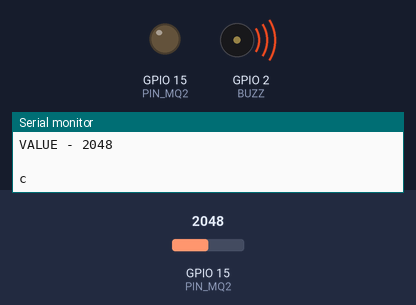
A sketch run on a simulated ESP32. On the bench: output pins drawn as LEDs (lit = HIGH), buzzer (waves = sounding, pin HIGH), the last lines printed to the serial monitor. The test bench sets the inputs (shaded band); at power-on: GPIO 15 (PIN_MQ2) = 2048.

Above: at 2.8 s.
2.9 s: GPIO 15 (PIN_MQ2) set to 2242
6.4 s: GPIO 15 (PIN_MQ2) set to 2346
At 7.9 s:
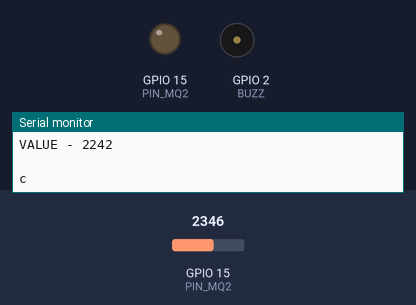
10.0 s: GPIO 15 (PIN_MQ2) set to 2260
At 11.1 s:
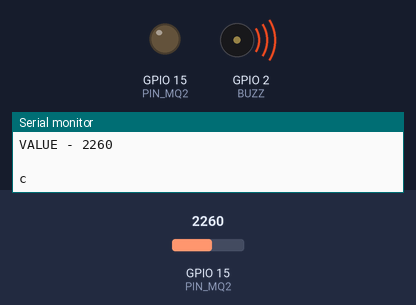
16.0 s: GPIO 15 (PIN_MQ2) set to 2340
At 16.7 s:
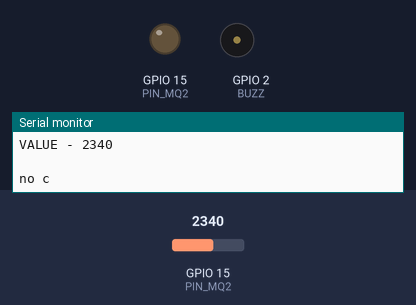
Timing chart, 0 to 19.0 s (numbered marks = the images above; inputs shaded):
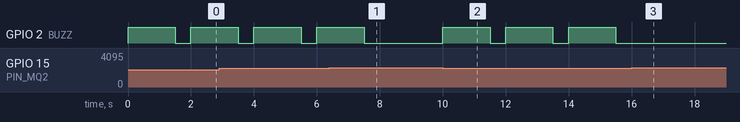

The sketch:

esp32_smoke.ino
```cpp
#define PIN_MQ2 15
#define BUZZ 2

int value;

void setup() {
  Serial.begin(9600);
  pinMode(PIN_MQ2, OUTPUT);
  pinMode(BUZZ, OUTPUT);
}

void loop() {
  // записываем полученные данные с датчика
  value = analogRead(PIN_MQ2);

  // выводим информацию на монитор порта
  Serial.println("VALUE - " + String(value));
  Serial.println(" ");

  // включаем светодиод при превышении определенного значения
  if (value < 2300) {
    Serial.println('c');
    digitalWrite(BUZZ, HIGH);
    delay(1500);
    digitalWrite(BUZZ, LOW);
  } else {
    Serial.println("no c");
  }

  delay(500);
}
```

Measured:
- the behaviour switches between 2299 and 2300 on GPIO 15 (PIN_MQ2) (found by bisection; images 0 and 1)
- after the input at 6.4 s, GPIO 2 (BUZZ): goes on until 7.5 s, then stays LOW
- after the input at 10.0 s, GPIO 2 (BUZZ): alternates HIGH for 1.5 s and LOW for 0.50 s, starting at once
- after the input at 16.0 s, GPIO 2 (BUZZ): stops changing and stays LOW
- by itself, GPIO 2 (BUZZ): alternates HIGH for 1.5 s and LOW for 0.50 s
